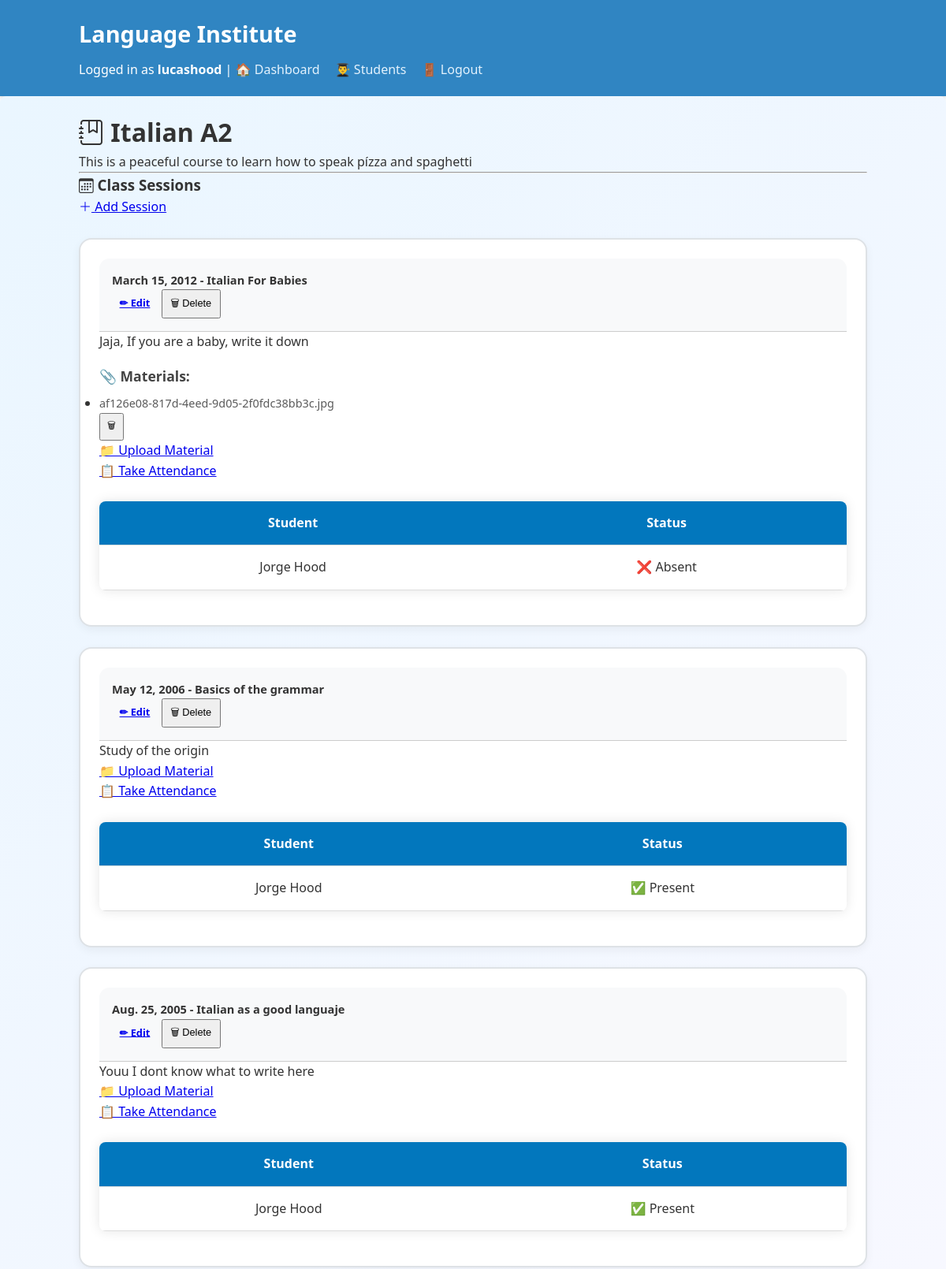
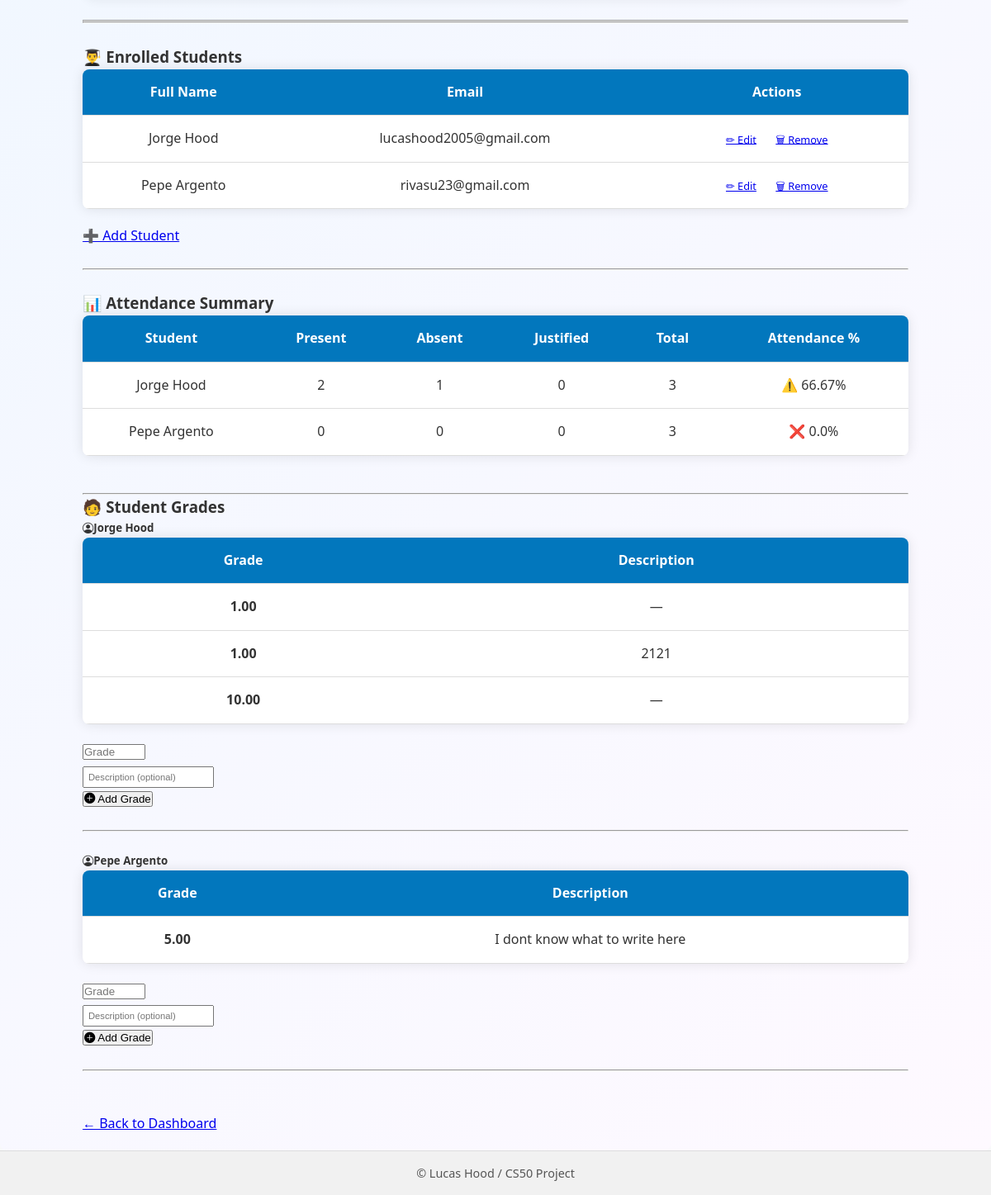
/course/6/detail/ (signed in), run on the app's committed database (2 pictures, top to bottom).
### dashboard/models.py (models this page shows, shortened)
class Course(models.Model):
    name = models.CharField(max_length=100)
    description = models.TextField(blank=True)
    teacher = models.ForeignKey(Teacher, on_delete=models.CASCADE, related_name="courses")

class ClassSession(models.Model):
    course = models.ForeignKey(Course, on_delete=models.CASCADE, related_name="sessions")
    date = models.DateField()
    topic = models.CharField(max_length=200, blank=True)
    note = models.TextField(blank=True)
    class Meta:
        unique_together = ('course', 'date')
        ordering = ['-date']

class Material(models.Model):
    session = models.ForeignKey(ClassSession, on_delete=models.CASCADE, related_name='materials')
    file = models.FileField(upload_to='materials/', validators=[FileExtensionValidator(['pdf', 'docx', 'pptx', 'jpg', 'png'])])
    uploaded_at = models.DateTimeField(auto_now_add=True)
    def __str__(self):
        return self.file.name.split('/')[-1]

class Attendance(models.Model):
    class_session = models.ForeignKey(ClassSession, on_delete=models.CASCADE, related_name="attendances")
    student = models.ForeignKey(Student, on_delete=models.CASCADE, related_name="attendances")
    present = models.BooleanField(default=False)
    justified = models.BooleanField(default=False)
    class Meta:
        unique_together = ('class_session', 'student')

class Student(models.Model):
    first_name = models.CharField(max_length=50)
    last_name = models.CharField(max_length=50)
    email = models.EmailField(unique=True)
    phone = models.CharField(max_length=20, blank=True)
    courses = models.ManyToManyField(Course, related_name="students")

class Grade(models.Model):
    student = models.ForeignKey(Student, on_delete=models.CASCADE, related_name="grades")
    course = models.ForeignKey(Course, on_delete=models.CASCADE, related_name="grades")
    value = models.DecimalField(max_digits=5, decimal_places=2)
    description = models.CharField(max_length=100, blank=True)
    date = models.DateField(auto_now_add=True)

### dashboard/views.py (the view)
# urls.py: path("course/<int:course_id>/detail/", views.course_detail, name="course_detail"),
@login_required
def course_detail(request, course_id):
    course = get_object_or_404(Course, id=course_id)
    students = course.students.all()
    sessions = course.sessions.prefetch_related("attendances__student")
    students_stats = []
    total_sessions = course.sessions.count()
    for student in students:
        attendances = Attendance.objects.filter(class_session__course=course, student=student)
        present_count = attendances.filter(present=True).count()
        absent_count = attendances.filter(present=False).count()
        justified_absent = attendances.filter(present=False, justified=True).count()
        attendance_percent = round((present_count / total_sessions) * 100, 2) if total_sessions else 0
        students_stats.append({
            "student": student,
            "present": present_count,
            "absent": absent_count,
            "justified": justified_absent,
            "percent": attendance_percent
        })
    return render(request, "dashboard/course_detail.html", {
        "course": course,
        "students": students,
        "sessions": sessions,
        "students_stats": students_stats,
        "total_sessions": total_sessions
    })

### dashboard/templates/dashboard/course_detail.html (shortened to what this page needs)
{% extends "dashboard/layout.html" %}
{% block main_class %}dashboard-background{% endblock %}
{% block content %}
<div class="container mt-4">
  <h1 class="mb-2"><i class="bi bi-journal-bookmark"></i> {{ course.name }}</h1>
  <p class="text-muted">{{ course.description }}</p>
  <hr>
<div class="mb-5">
    <div class="d-flex justify-content-between align-items-center bg-light border rounded px-4 py-2 mb-4 shadow-sm">
      <h3 class="m-0 text-primary"><i class="bi bi-calendar3"></i> Class Sessions</h3>
      <a href="{% url 'create_class_session' %}?course={{ course.id }}" class="btn btn-primary">
        <i class="bi bi-plus-lg"></i> Add Session
      </a>
    </div>
    <br>
    {% if sessions %}
      {% for session in sessions %}
        <div class="card session-card border-0 shadow-sm mb-4">
          <div class="card-header bg-primary text-white d-flex justify-content-between align-items-center">
            <div>
              <h5 class="mb-0">{{ session.date }} - <strong>{{ session.topic }}</strong></h5>
            </div>
            <div>
              <a href="{% url 'edit_class_session' session.id %}" class="btn btn-sm btn-light me-2">✏ Edit</a>
              <form method="post" action="{% url 'delete_class_session' session.id %}" style="display:inline;">
                <button type="submit" class="btn btn-sm btn-outline-light" onclick="return confirm('Are you sure?')">🗑 Delete</button>
              </form>
            </div>
          </div>
          <div class="card-body">
            <p class="text-muted">{{ session.note }}</p>
            {% if session.materials.all %}
              <div class="mt-2">
                <h6 class="material-title">📎 Materials:</h6>
                <ul class="list-group list-group-flush mb-3">
                  {% for material in session.materials.all %}
                    <li class="list-group-item py-2">
                      <div class="d-flex justify-content-between align-items-center w-100">
                        <div class="text-truncate" style="max-width: 85%;">
                          <a href="{{ material.file.url }}" target="_blank" class="material-file d-inline-block text-truncate">
                            {{ material }}
                          </a>
                        </div>
                        <form method="post" action="{% url 'delete_material' material.id %}" class="ms-2 mb-0">
                          <button type="submit" class="btn btn-sm btn-outline-danger material-delete-btn" onclick="return confirm('Delete this file?')">🗑</button>
                        </form>
                      </div>
                    </li>
                  {% endfor %}
                </ul>
              </div>
            {% endif %}
            <div class="my-3 d-flex flex-wrap gap-2">
              <a href="{% url 'upload_material' session.id %}" class="btn btn-outline-secondary btn-lg">
                📁 Upload Material
              </a> <br>
              <a href="{% url 'take_attendance' session.id %}" class="btn btn-dark btn-lg">
                📋 Take Attendance
              </a>
            </div>
            <br>
            {% if session.attendances.all %}
              <div class="attendance-container mt-4">
                <div class="table-responsive">
                  <table class="table custom-table">
                    <thead>
                      <tr>
                        <th>Student</th>
                        <th>Status</th>
                      </tr>
                    </thead>
                    <tbody>
                      {% for record in session.attendances.all %}
                      <tr>
                        <td>{{ record.student.first_name }} {{ record.student.last_name }}</td>
                        <td>
                          {% if record.present %}
                            <span class="badge bg-success">✅ Present</span>
                          {% else %}
                            <span class="badge bg-danger">❌ Absent</span>
                          {% endif %}
                        </td>
                      </tr>
                      {% endfor %}
                    </tbody>
                  </table>
                </div>
              </div>
            {% else %}
              <p class="text-muted">No attendance recorded yet.</p>
            {% endif %}
          </div>
        </div>
        <br>
      {% endfor %}
    {% else %}
      <p class="text-muted">No sessions yet.</p>
    {% endif %}
  </div>
<hr><hr> <br>
  <div class="mb-5">
    <h3 class="mb-3">👨‍🎓 Enrolled Students</h3>
    {% if students %}
      <div class="table-responsive">
        <table class="table custom-table">
          <thead>
            <tr>
              <th>Full Name</th>
              <th>Email</th>
              <th>Actions</th>
            </tr>
          </thead>
          <tbody>
            {% for student in students %}
            <tr>
              <td>{{ student.first_name }} {{ student.last_name }}</td>
              <td>{{ student.email }}</td>
              <td>
                <a href="{% url 'edit_student' student.id %}" class="btn btn-sm btn-outline-primary me-2">✏ Edit</a>
                <a href="{% url 'remove_student_from_course' course.id student.id %}" class="btn btn-sm btn-outline-danger">🗑 Remove</a>
              </td>
            </tr>
            {% endfor %}
          </tbody>
        </table>
      </div>
      <a href="{% url 'add_student_to_course' course.id %}" class="btn btn-success mt-3">➕ Add Student</a>
    {% else %}
      <p class="text-muted">No students enrolled.</p>
    {% endif %}
  </div>
  <br>
  <hr>
  <br>
  <div class="mb-5">
  <h3 class="mb-3">📊 Attendance Summary</h3>
  {% if total_sessions > 0 %}
    <div class="table-responsive">
        <table class="table custom-table">
          <thead>
            <tr>
              <th>Student</th>
              <th>Present</th>
              <th>Absent</th>
              <th>Justified</th>
              <th>Total</th>
              <th>Attendance %</th>
            </tr>
          </thead>
          <tbody>
            {% for stat in students_stats %}
            <tr>
              <td>{{ stat.student.first_name }} {{ stat.student.last_name }}</td>
              <td>{{ stat.present }}</td>
              <td>{{ stat.absent }}</td>
              <td>{{ stat.justified }}</td>
              <td>{{ total_sessions }}</td>
              <td>
                {% if stat.percent >= 75 %}
                  <span class="badge bg-success px-3 py-2">✅ {{ stat.percent }}%</span>
                {% elif stat.percent >= 50 %}
                  <span class="badge bg-warning text-dark px-3 py-2">⚠️ {{ stat.percent }}%</span>
                {% else %}
                  <span class="badge bg-danger px-3 py-2">❌ {{ stat.percent }}%</span>
                {% endif %}
              </td>
            </tr>
            {% endfor %}
          </tbody>
        </table>
      </div>
    {% else %}
      <p class="text-muted">No sessions created yet.</p>
    {% endif %}
  </div>
  <br>
  <hr>
<div class="mb-5">
  <h3 class="mb-4">🧑 Student Grades</h3>
  {% for student in students %}
    <div class="mb-5">
      <h5 class="mb-3 text-primary">
        <i class="bi bi-person-circle me-2"></i>{{ student.first_name }} {{ student.last_name }}
      </h5>
      <div class="table-responsive mb-3">
        <table class="table custom-table">
          <thead>
            <tr>
              <th>Grade</th>
              <th>Description</th>
            </tr>
          </thead>
          <tbody>
            {% for grade in student.grades.all %}
              {% if grade.course.id == course.id %}
              <tr>
                <td><strong>{{ grade.value }}</strong></td>
                <td>{{ grade.description|default:"—" }}</td>
              </tr>
              {% endif %}
            {% empty %}
              <tr><td colspan="2" class="text-muted text-center">No grades yet.</td></tr>
            {% endfor %}
          </tbody>
        </table>
      </div>
      <form method="post" action="{% url 'add_grade' student.id course.id %}" class="mb-4">
        <div class="row g-2">
          <div class="col-md-3">
            <input type="number" name="value" step="0.01" min="0" max="10" required placeholder="Grade" class="form-control">
          </div>
          <div class="col-md-6" style="min-width: 400px;">
            <input type="text" name="description" placeholder="Description (optional)" class="form-control" style="margin-top: 5px; padding: 5px; font-size: 0.7rem;">
          </div>
          <div class="col-md-3">
            <button class="btn btn-primary btn-lg w-100 d-flex align-items-center justify-content-center gap-2">
              <i class="bi bi-plus-circle-fill"></i>
              <span>Add Grade</span>
            </button>
          </div>
        </div>
        <br><hr><br>
      </form>
    </div>
  {% endfor %}
</div>
  <br>
  <a href="{% url 'teacher_dashboard' %}" class="btn btn-outline-secondary">← Back to Dashboard</a>
</div>
{% endblock %}

### dashboard/templates/dashboard/layout.html (shortened to what this page needs)
<!DOCTYPE html>
<html lang="en">
<head>
    <link href="https://cdn.jsdelivr.net/npm/bootstrap-icons@1.10.5/font/bootstrap-icons.css" rel="stylesheet">
</head>
<body>
    <header>
        <div class="container">
            <h2>Language Institute</h2>
            {% if user.is_authenticated %}
                <nav>
                    Logged in as <strong>{{ user.username }}</strong> |
                    <a href="{% url 'teacher_dashboard' %}">🏠 Dashboard</a>
                    <a href="{% url 'students_list' %}">👨‍🎓 Students</a>
                    <a href="{% url 'logout_teacher' %}">🚪 Logout</a>
                </nav>
            {% endif %}
        </div>
    </header>
    <main class="{% block main_class %}{% endblock %}" style="padding: 20px;">
        {% block content %}
        {% endblock %}
    </main>
    <footer>
        <p>&copy; {{ now|date:"Y" }} Lucas Hood / CS50 Project</p>
    </footer>
</body>
</html>

### dashboard/templates/dashboard/layout.html (style rules this page uses)
* { box-sizing: border-box; margin: 0; padding: 0; }
body { font-family: "Segoe UI", Tahoma, Geneva, Verdana, sans-serif; background: #f8f9fa; color: #333; line-height: 1.6; min-height: 100vh; display: flex; flex-direction: column; }
header { background-color: #3085c2; color: white; padding: 20px; box-shadow: 0 2px 4px rgba(0,0,0,0.1); }
header h2 { font-size: 1.8rem; }
header nav { margin-top: 10px; }
header a { color: #e3f2fd; margin-right: 15px; text-decoration: none; font-weight: 500; }
main { flex: 1; padding: 30px 10%; }
footer { background-color: #f1f1f1; color: #555; text-align: center; padding: 15px; font-size: 0.9rem; border-top: 1px solid #ddd; }
.container { max-width: 1000px; margin: 0 auto; }

### dashboard/templates/dashboard/course_detail.html (style rules this page uses)
.dashboard-background { background: linear-gradient(135deg, #eaf6ff, #fef9ff); padding: 40px; border-radius: 8px; min-height: calc(100vh - 120px); }
.session-card { border: 2px solid #dee2e6; border-radius: 1rem; box-shadow: 0 4px 12px rgba(0, 0, 0, 0.05); padding: 1.5rem; background-color: #ffffff; transition: all 0.2s ease; }
.session-card .card-header { border-bottom: 1px solid #ccc; background-color: #f8f9fa; padding: 1rem; font-size: 1.1rem; font-weight: 600; border-radius: 0.8rem 0.8rem 0 0; }
.btn-sm { font-size: 0.8rem; padding: 0.35rem 0.6rem; }
.material-title { font-size: 1.1rem; font-weight: 600; color: #444; margin-top: 1rem; margin-bottom: 0.5rem; }
.material-file { font-size: 0.9rem; color: #5a5a5a; text-decoration: none; }
.material-delete-btn { font-size: 0.75rem; padding: 0.3rem 0.5rem; }
.custom-table { width: 100%; margin: 0 auto 20px auto; border-collapse: collapse; box-shadow: 0 0 15px rgba(0, 0, 0, 0.1); background-color: #fff; border-radius: 8px; overflow: hidden; }
.custom-table thead { background-color: #0277bd; color: white; }
.custom-table th, .custom-table td { padding: 15px; text-align: center; border-bottom: 1px solid #ddd; }

### data on the page
Course: name "Italian A2", description "This is a peaceful course to learn how to speak pízza and spaghetti"
ClassSession: date "March 15, 2012", topic "Italian For Babies", note "Jaja, If you are a baby, write it down"
Material: file "af126e08-817d-4eed-9d05-2f0fdc38bb3c.jpg"
Attendance: student.first_name "Jorge", student.last_name "Hood", present "❌ Absent"
ClassSession: date "May 12, 2006", topic "Basics of the grammar", note "Study of the origin"
Attendance: student.first_name "Jorge", student.last_name "Hood", present "✅ Present"
ClassSession: date "Aug. 25, 2005", topic "Italian as a good languaje", note "Youu I dont know what to write here"
Attendance: student.first_name "Jorge", student.last_name "Hood", present "✅ Present"
Student: first_name "Jorge", last_name "Hood", email "lucashood2005@gmail.com", student.first_name "Jorge", student.last_name "Hood", present "2", absent "1", justified "0", id "3", percent "66.67"
Student: first_name "Pepe", last_name "Argento", email "rivasu23@gmail.com", student.first_name "Pepe", student.last_name "Argento", present "0", absent "0", justified "0", total_sessions "3", percent "0.0"
Grade: value "1.00", description "—"
Grade: value "1.00", description "2121"
Grade: value "10.00", description "—"
Grade: value "5.00", description "I dont know what to write here"

### other printed values
{{ user.username }} "lucashood"
